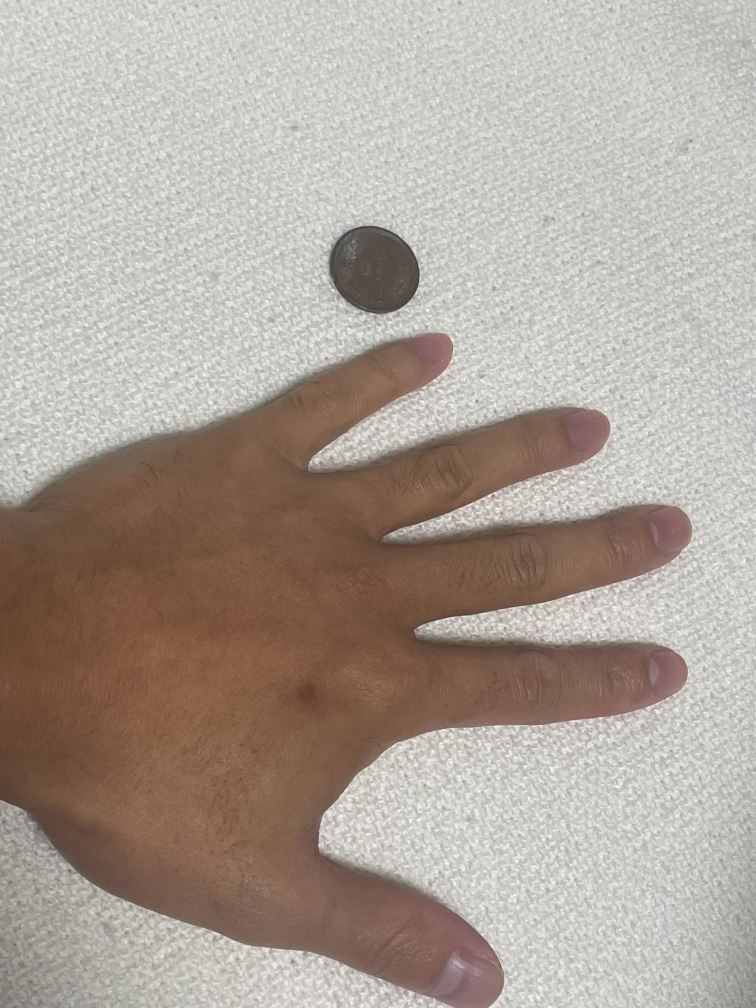
#> input picture images/sample1.jpg, 3024 x 4032 px, found by its file name (shown at 1/4 size)
$ python measure_mediapipe.py
#> lines starting #> are read from the running program, lines starting #| are printed output that depends on the picture
# pip_width_refactored.py
from __future__ import annotations
import os
from typing import Optional, Tuple

import cv2
import mediapipe as mp
import numpy as np

# ========= 設定（必要に応じて編集） =========
IMG_PATH = 'images/sample1.jpg'
TEN_YEN_DIAMETER_CM = 2.3
MAX_WIDTH = 600

# 探索関連
ROI_SIZE = 70                  # PIP周辺の切り出し半径(px)
BAND_PX  = 10                  # PIPを中心とした指ストリップ半幅(px)
CANNY_LO, CANNY_HI = 50, 150   # Canny閾値

DEBUG_DIR = 'output'
os.makedirs(DEBUG_DIR, exist_ok=True)


# ========= ユーティリティ =========
def safe_pt(p: np.ndarray | Tuple[float, float]) -> Tuple[int, int]:
    """(x, y) を四捨五入して int にする"""
    return int(round(float(p[0]))), int(round(float(p[1])))


def save(path: str, img: np.ndarray) -> None:
    """デバッグ出力ヘルパー（フォルダがなければ作る）"""
    os.makedirs(os.path.dirname(path), exist_ok=True)
    cv2.imwrite(path, img)


# ========= 画像IO・前処理 =========
def load_and_resize(path: str, max_width: int) -> np.ndarray:
    """画像を読み込み、max_width を超える場合のみ縮小"""
    img = cv2.imread(path)
    if img is None:
        raise FileNotFoundError(path)
    h, w = img.shape[:2]
    if w > max_width:
        s = max_width / w
        img = cv2.resize(img, None, fx=s, fy=s)
    return img


# ========= スケール（10円の円検出） =========
def detect_coin_scale(gray: np.ndarray, ten_yen_diam_cm: float) -> Tuple[Optional[float], np.ndarray]:
    """HoughCirclesで10円を検出し、px/cmを返す。描画済み画像も返す"""
    vis = cv2.cvtColor(gray, cv2.COLOR_GRAY2BGR)
    blur = cv2.medianBlur(gray, 5)
    circles = cv2.HoughCircles(
        blur, cv2.HOUGH_GRADIENT,
        dp=1.2, minDist=50, param1=100, param2=45,
        minRadius=20, maxRadius=150
    )
    px_per_cm: Optional[float] = None
    if circles is not None:
        circles = np.uint16(np.around(circles))
        x_c, y_c, r = circles[0, 0]
        cv2.circle(vis, (x_c, y_c), r, (0, 255, 0), 2)
        px_per_cm = (2 * r) / ten_yen_diam_cm
        print(f'[Scale] px/cm = {px_per_cm:.2f}')
    else:
        print('[WARN] 10円未検出（cm換算はスキップ）')
    return px_per_cm, vis


# ========= MediaPipe Hands =========
def detect_hand_landmarks(img_bgr: np.ndarray) -> Optional[mp.framework.formats.landmark_pb2.NormalizedLandmarkList]:
    """手のランドマークを1手だけ検出して返す"""
    mp_hands = mp.solutions.hands
    with mp_hands.Hands(static_image_mode=True, max_num_hands=1) as hands:
        res = hands.process(cv2.cvtColor(img_bgr, cv2.COLOR_BGR2RGB))
    if not res.multi_hand_landmarks:
        return None
    return res.multi_hand_landmarks[0]


# [84 lines left out: functions draw_landmarks, compute_pip_axes, crop_roi, make_strip_only_mask, edges_in_strip, first_edge and 1 more, not called in this run]

# ========= メイン測定フロー =========
def main(img_path: str):
    # 入力
    img = load_and_resize(img_path, MAX_WIDTH)
#> in load_and_resize, img is the input picture: shape (4032, 3024, 3); mean B, G, R 152.8, 162.4, 173
#> in load_and_resize, `img = cv2.resize(img, None, fx=s, fy=s)`:
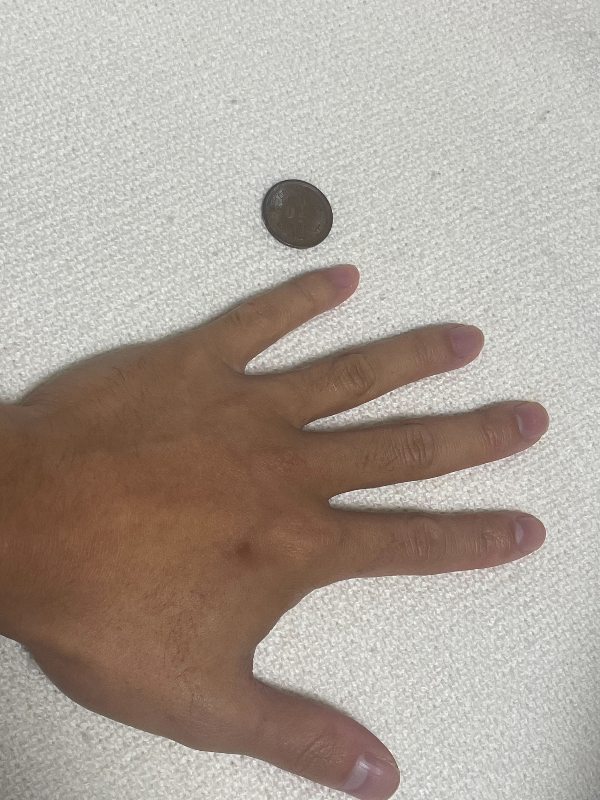
#> img: shape (800, 600, 3); mean B, G, R 152.7, 162.3, 172.9
    save(os.path.join(DEBUG_DIR, '00_input.jpg'), img)

    gray = cv2.cvtColor(img, cv2.COLOR_BGR2GRAY)
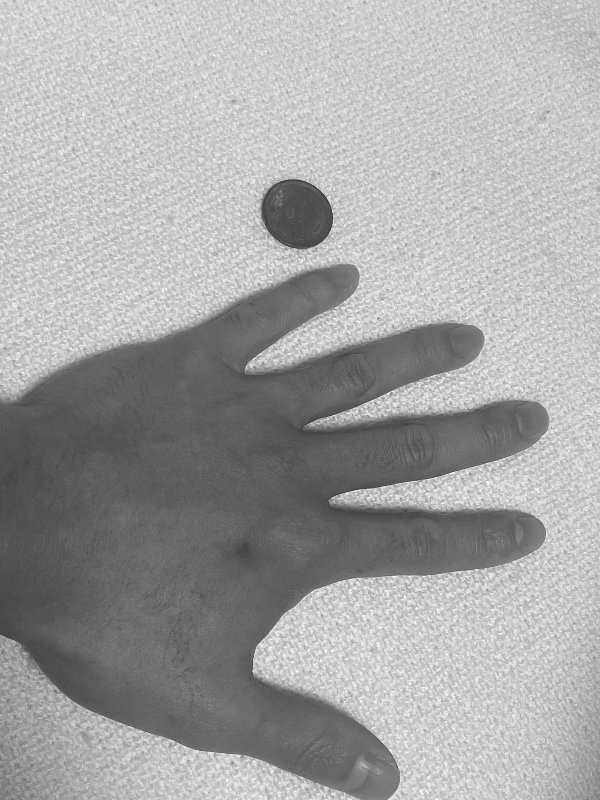
#> gray: shape (800, 600); min 54, max 254, mean 164.4
    px_per_cm, vis_circle = detect_coin_scale(gray, TEN_YEN_DIAMETER_CM)
#> in detect_coin_scale, `circles = cv2.HoughCircles( blur, cv2.HOUGH_GRADIENT, dp=1.2, minDist=..`: circles = [[292.2, 217.8, 39.32]]
#> in detect_coin_scale, `circles = np.uint16(np.around(circles))`: circles = [[292, 218, 39]]
#> in detect_coin_scale, `x_c, y_c, r = circles[0, 0]`: x_c = 292; y_c = 218; r = 39
#> in detect_coin_scale, `cv2.circle(vis, (x_c, y_c), r, (0, 255, 0), 2)`:
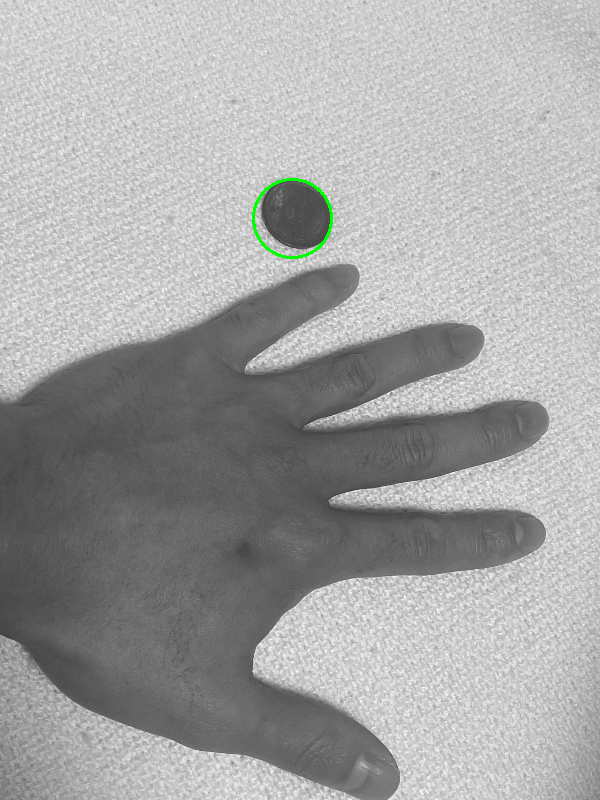
#> vis: shape (800, 600, 3); mean B, G, R 164.1, 164.5, 164.1
#> in detect_coin_scale, `px_per_cm = (2 * r) / ten_yen_diam_cm`: px_per_cm = 33.91
#| [Scale] px/cm = 33.91
#> px_per_cm = 33.91
    save(os.path.join(DEBUG_DIR, '10_circle.jpg'), vis_circle)

    hand_lms = detect_hand_landmarks(img)
    if hand_lms is None:
        print('[ERROR] 手が検出できません'); return
    vis_lm = draw_landmarks(img, hand_lms)
    save(os.path.join(DEBUG_DIR, '15_landmarks.jpg'), vis_lm)

    h, w = img.shape[:2]
    p_pip, v_unit, perp = compute_pip_axes(hand_lms, w, h)

    # ROI
    roi_gray, (x1, y1, x2, y2) = crop_roi(gray, p_pip, ROI_SIZE)
    save(os.path.join(DEBUG_DIR, '30_roi_gray.png'), roi_gray)

    # 帯
    strip = make_strip_only_mask(roi_gray.shape, (x1,y1,x2,y2), p_pip, v_unit, BAND_PX)
    save(os.path.join(DEBUG_DIR, '31_strip_only.png'), strip)

    # エッジ
    edges = edges_in_strip(roi_gray, strip)
    save(os.path.join(DEBUG_DIR, '40_edges_in_strip.png'), edges)

    # 端探索
    center = p_pip.copy()
    max_len = int(ROI_SIZE * 0.9)
    right_edge = first_edge(center,  perp, x1, y1, edges, max_len)
    left_edge  = first_edge(center, -perp, x1, y1, edges, max_len)

    # 可視化（矢印）
    vis_rays = visualize_rays(edges, center, v_unit, perp, x1, y1, max_len)
    save(os.path.join(DEBUG_DIR, '50_rays.png'), vis_rays)

    # 出力
    out = img.copy()
    cv2.circle(out, safe_pt(center), 3, (255, 0, 0), -1)
    label = "Edge not found"
    if right_edge is not None and left_edge is not None:
        cv2.line(out, safe_pt(left_edge), safe_pt(right_edge), (0, 0, 255), 2)
        width_px = float(np.linalg.norm(right_edge - left_edge))
        if px_per_cm:
            width_cm = width_px / px_per_cm
            label = f"PIP width: {width_cm:.2f} cm"
            print(f"[PIP] width_px={width_px:.1f} -> {width_cm:.2f} cm")
        else:
            label = f"PIP width: {width_px:.1f} px"
    cv2.putText(out, label, (30, 50), cv2.FONT_HERSHEY_SIMPLEX, 0.8, (255, 255, 255), 2)
    save(os.path.join(DEBUG_DIR, '60_result.jpg'), out)

    cv2.imshow('Result', out)
    cv2.waitKey(0)
    cv2.destroyAllWindows()

if __name__ == '__main__':
    main(IMG_PATH)
#> (the call stopped at in detect_hand_landmarks, `with mp_hands.Hands(static_image_mode=True, max_num_hands=1) as hands:`: mediapipe is not available in this run)

$ run again, with images/sample2.jpg copied over images/sample1.jpg
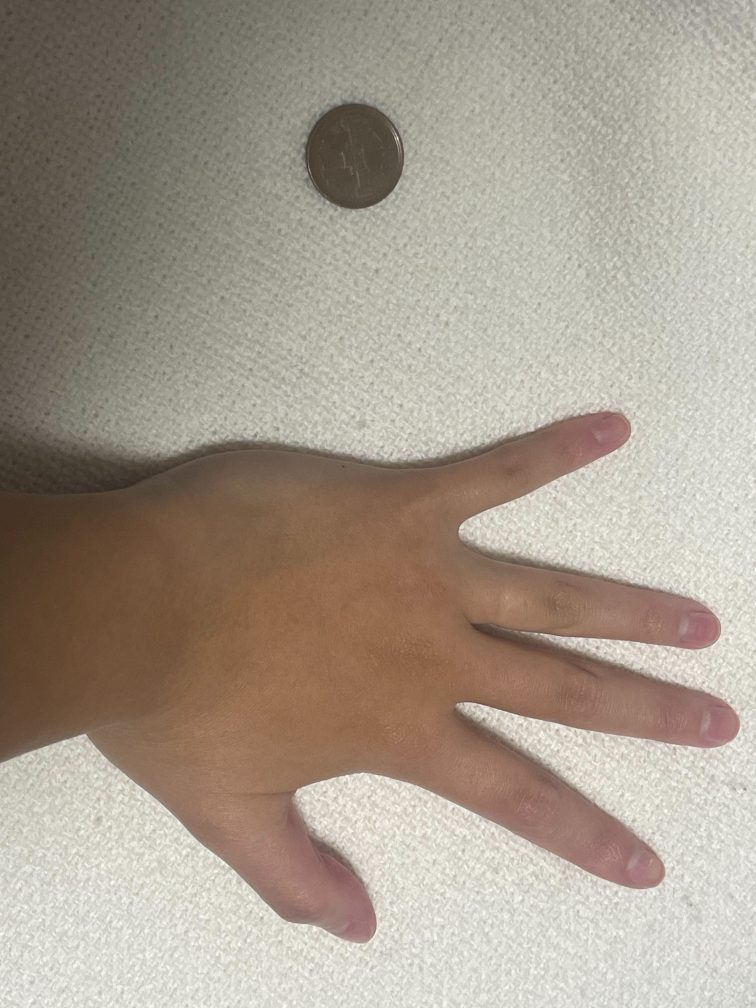
#> input picture images/sample2.jpg, 3024 x 4032 px, found by its file name (shown at 1/4 size)
#> in load_and_resize, img is the input picture: shape (4032, 3024, 3); mean B, G, R 141.5, 155.1, 166
#> img: shape (800, 600, 3)
#> in main, `gray = cv2.cvtColor(img, cv2.COLOR_BGR2GRAY)`:
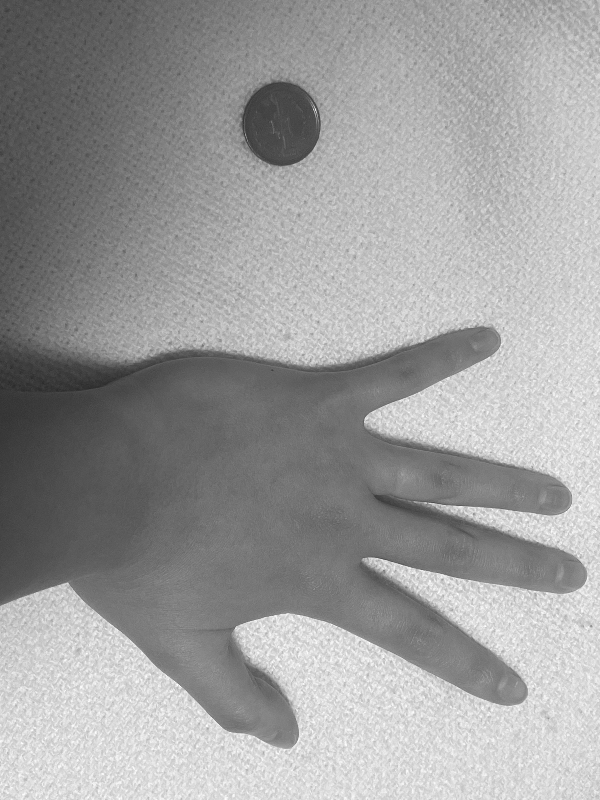
#> gray: shape (800, 600); min 42, max 254, mean 156.7
#> in detect_coin_scale, `circles = cv2.HoughCircles( blur, cv2.HOUGH_GRADIENT, dp=1.2, minDist=..`: circles = [[280.2, 125.4, 39.92]]
#> in detect_coin_scale, `circles = np.uint16(np.around(circles))`: circles = [[280, 125, 40]]
#> x_c = 280; y_c = 125; r = 40
#> in detect_coin_scale, `cv2.circle(vis, (x_c, y_c), r, (0, 255, 0), 2)`:
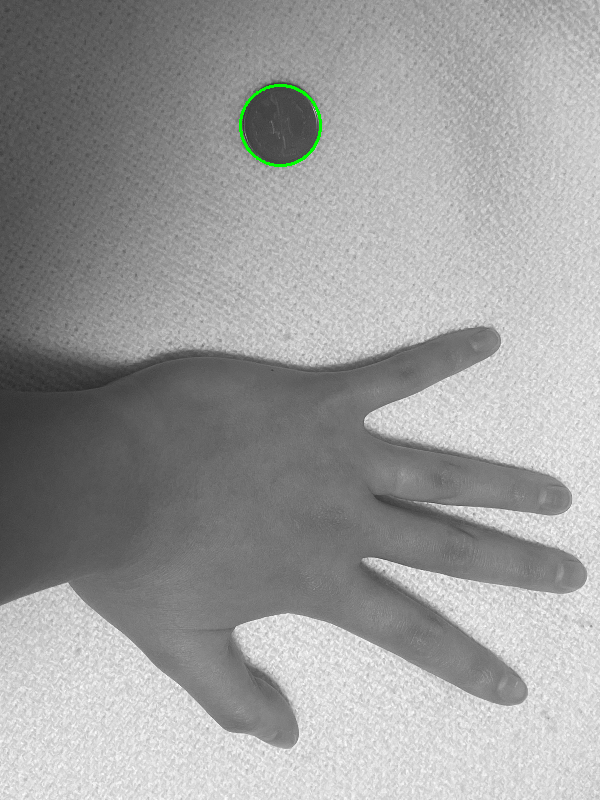
#> vis: shape (800, 600, 3); mean B, G, R 156.5, 156.9, 156.5
#> in detect_coin_scale, `px_per_cm = (2 * r) / ten_yen_diam_cm`: px_per_cm = 34.78
#| [Scale] px/cm = 34.78

$ run again, with images/sample3.jpg copied over images/sample1.jpg
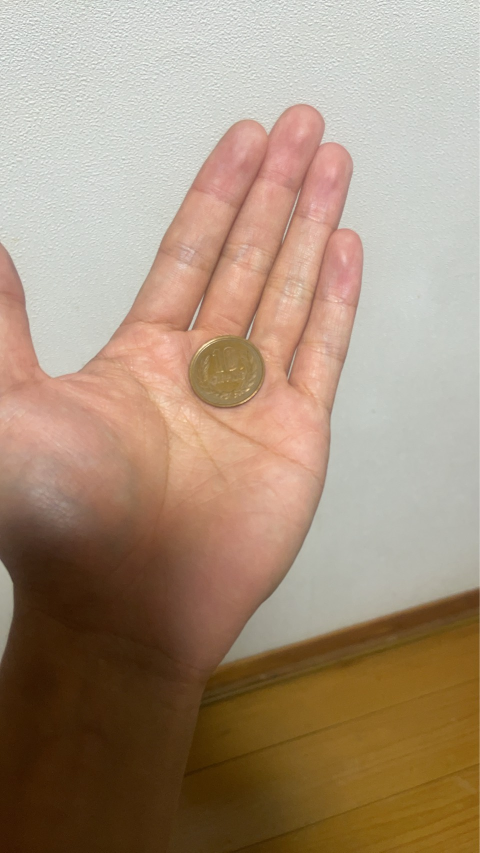
#> input picture images/sample3.jpg, 960 x 1706 px, found by its file name (shown at 1/2 size)
#> in load_and_resize, img is the input picture: shape (1706, 960, 3); mean B, G, R 123.5, 145.1, 167.5
#> img: shape (1066, 600, 3)
#> in main, `gray = cv2.cvtColor(img, cv2.COLOR_BGR2GRAY)`:
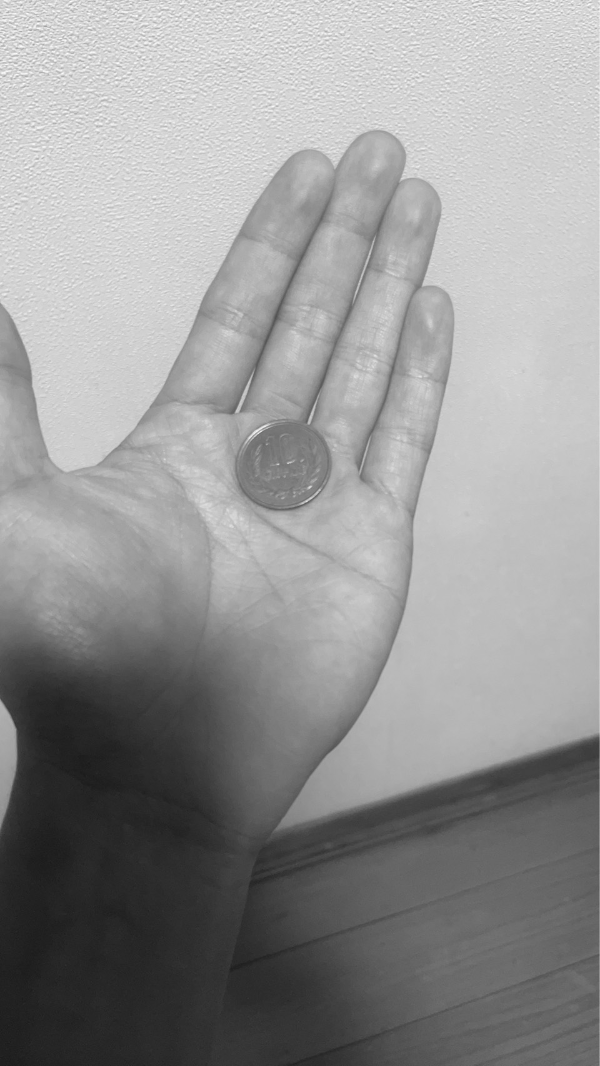
#> gray: shape (1066, 600); min 27, max 252, mean 149.3
#> in detect_coin_scale, `circles = cv2.HoughCircles( blur, cv2.HOUGH_GRADIENT, dp=1.2, minDist=..`: circles = [[282.6, 463.8, 48.44]]
#> in detect_coin_scale, `circles = np.uint16(np.around(circles))`: circles = [[283, 464, 48]]
#> x_c = 283; y_c = 464; r = 48
#> in detect_coin_scale, `cv2.circle(vis, (x_c, y_c), r, (0, 255, 0), 2)`:
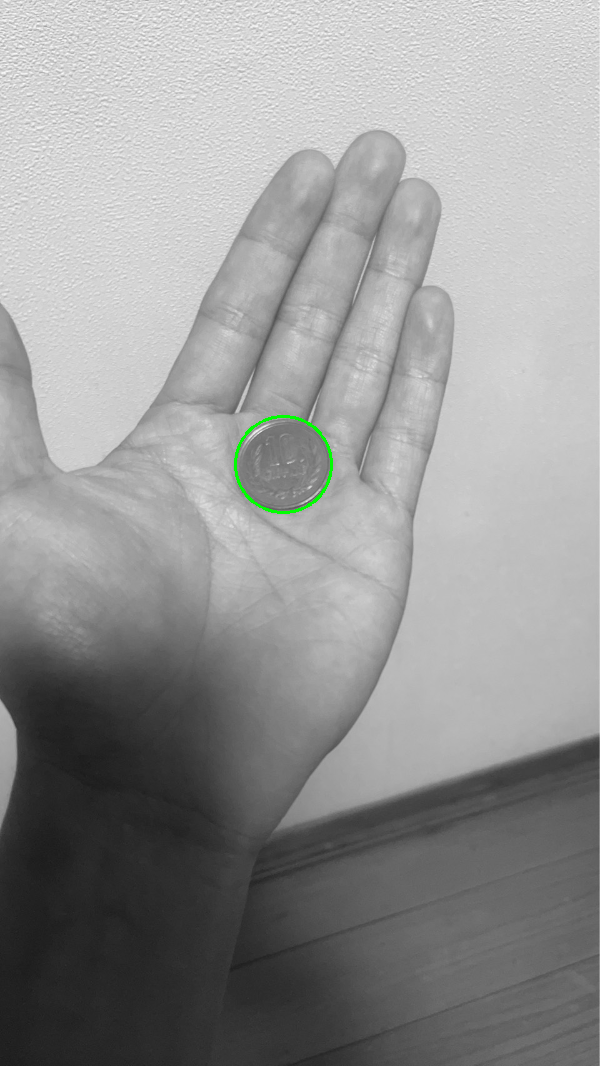
#> vis: shape (1066, 600, 3); mean B, G, R 149.1, 149.5, 149.1
#> in detect_coin_scale, `px_per_cm = (2 * r) / ten_yen_diam_cm`: px_per_cm = 41.74
#| [Scale] px/cm = 41.74

$ run again, with images/sample4.jpg copied over images/sample1.jpg
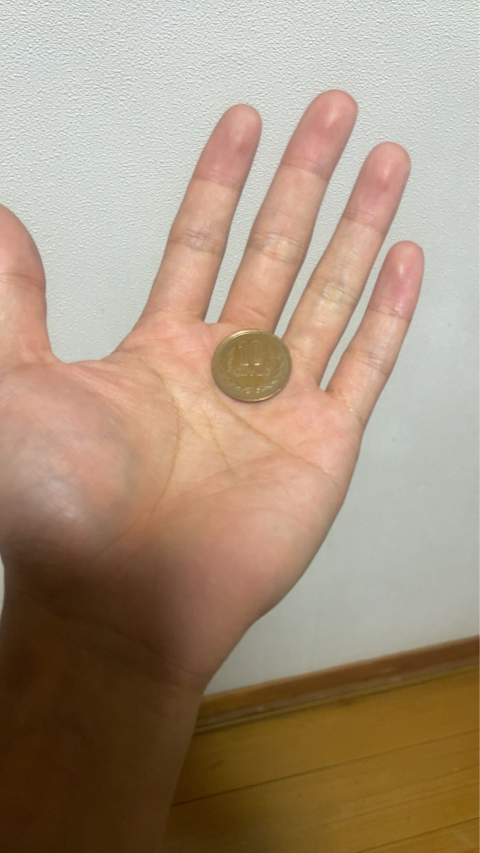
#> input picture images/sample4.jpg, 960 x 1706 px, found by its file name (shown at 1/2 size)
#> in load_and_resize, img is the input picture: shape (1706, 960, 3); mean B, G, R 125.1, 146.8, 167.9
#> img: shape (1066, 600, 3)
#> in main, `gray = cv2.cvtColor(img, cv2.COLOR_BGR2GRAY)`:
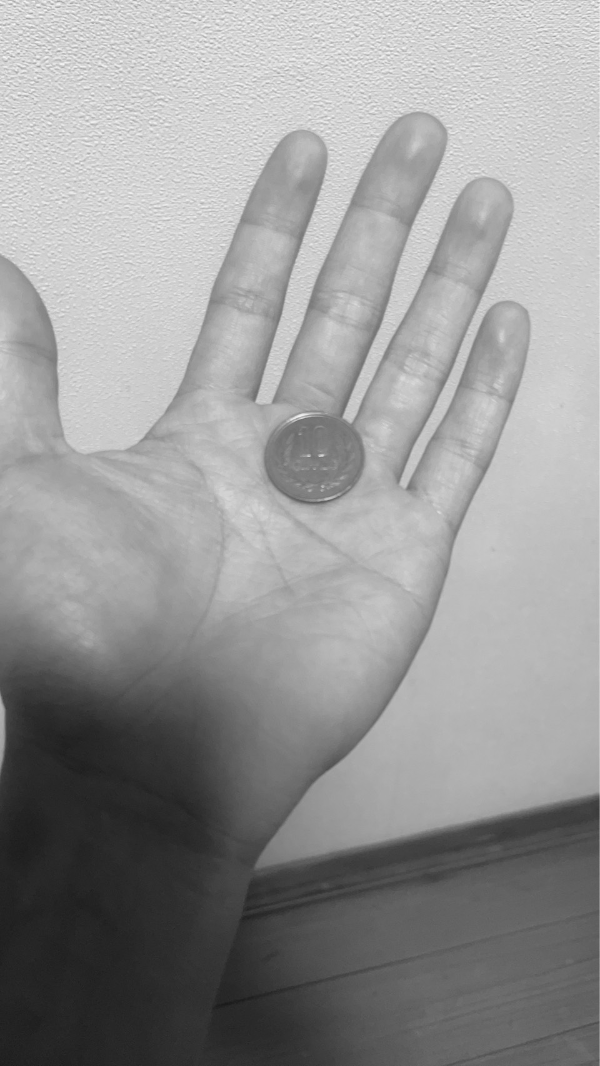
#> gray: shape (1066, 600); min 26, max 250, mean 150.6
#> in detect_coin_scale, `circles = cv2.HoughCircles( blur, cv2.HOUGH_GRADIENT, dp=1.2, minDist=..`: circles = [[313.8, 457.8, 50.36]]
#> in detect_coin_scale, `circles = np.uint16(np.around(circles))`: circles = [[314, 458, 50]]
#> x_c = 314; y_c = 458; r = 50
#> in detect_coin_scale, `cv2.circle(vis, (x_c, y_c), r, (0, 255, 0), 2)`:
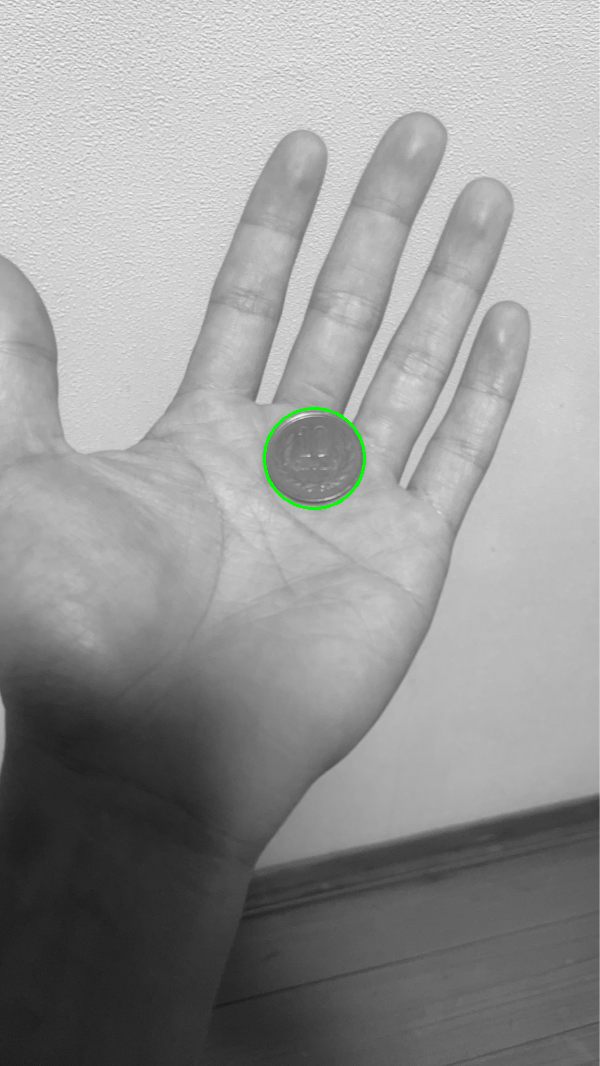
#> vis: shape (1066, 600, 3); mean B, G, R 150.4, 150.7, 150.4
#> in detect_coin_scale, `px_per_cm = (2 * r) / ten_yen_diam_cm`: px_per_cm = 43.48
#| [Scale] px/cm = 43.48
